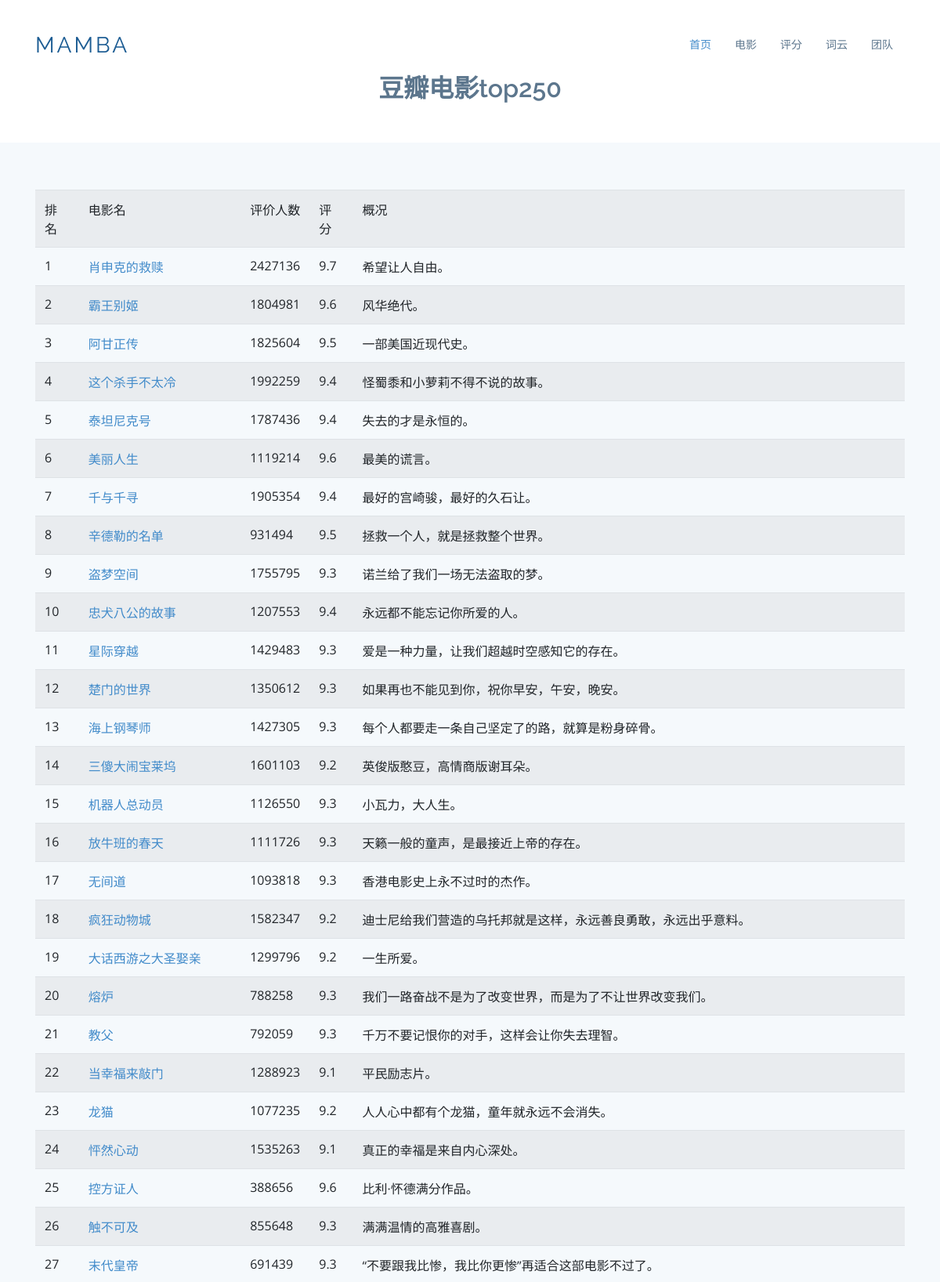
The page /movie (upper part) on the database its author committed.
### tables this page shows
CREATE TABLE movie250 (
            id integer primary key autoincrement,
            info_link text,
            filmName varchar,
            img_link text,
            describe text,
            evaluators varchar,
            score numeric
        );

### app.py (the view)
@app.route('/movie')
def movie():
    datalist = []
    con = sqlite3.connect("movie.db")
    cur = con.cursor()
    sql = "select * from movie250"
    data = cur.execute(sql)
    for item in data:
        datalist.append(item)
    cur.close()
    con.close()
    return render_template("movie.html", movies=datalist)

### templates/movie.html (shortened to what this page needs)
﻿<!DOCTYPE html>
<html lang="en">
<head>
    <link href="static/assets/vendor/bootstrap/css/bootstrap.min.css" rel="stylesheet">
    <link href="static/assets/vendor/icofont/icofont.min.css" rel="stylesheet">
    <link href="static/assets/vendor/boxicons/css/boxicons.min.css" rel="stylesheet">
    <link href="static/assets/vendor/animate.css/animate.min.css" rel="stylesheet">
    <link href="static/assets/vendor/venobox/venobox.css" rel="stylesheet">
    <link href="static/assets/vendor/aos/aos.css" rel="stylesheet">
    <link href="static/assets/css/style.css" rel="stylesheet">
</head>
<body>
<header id="header">
    <div class="container">
        <div class="logo float-left">
            <h1 class="text-light"><a href="index"><span>Mamba</span></a></h1>
        </div>
        <nav class="nav-menu float-right d-none d-lg-block">
            <ul>
                <li class="active"><a href="/index">首页</a></li>
                <li><a href="/movie">电影</a></li>
                <li><a href="/score">评分</a></li>
                <li><a href="/word">词云</a></li>
                <li><a href="/team">团队</a></li>
            </ul>
        </nav>
    </div>
</header>
<main id="main">
    <div class="section-title">
        <h2>豆瓣电影top250</h2>
    </div>
    <section class="counts section-bg">
        <div class="container">
            <table class="table table-striped">
                <tr>
                    <td>排名</td>
                    <td>电影名</td>
                    <td>评价人数</td>
                    <td>评分</td>
                    <td>概况</td>
                </tr>
                {% for movie in movies %}
                    <tr>
                        <td>{{ movie[0] }}</td>
                        <td><a href="{{ movie[1] }}" target = "_blank">{{ movie[2] }}</a></td>
                        <td>{{ movie[5] }}</td>
                        <td>{{ movie[6] }}</td>
                        <td>{{ movie[4] }}</td>
                    </tr>
                {% endfor %}
            </table>
        </div>
    </section>
</main>
</body>
</html>

### static/assets/css/style.css (style rules this page uses)
body { font-family: "Open Sans", sans-serif; color: #444; }
a { color: #428bca; }
h1, h2, h3, h4, h5, h6, .font-primary { font-family: "Raleway", sans-serif; }
#header { height: 70px; transition: all 0.5s; transition: all 0.5s; padding: 10px 0; background: #fff; z-index: 997; }
#header .logo h1 { font-size: 28px; margin: 0; padding: 10px 0; line-height: 1; font-weight: 400; letter-spacing: 3px; text-transform: uppercase; }
#header .logo h1 a, #header .logo h1 a:hover { color: #1c5c93; text-decoration: none; }
.nav-menu, .nav-menu * { margin: 0; padding: 0; list-style: none; }
.nav-menu > ul > li { position: relative; white-space: nowrap; float: left; }
.nav-menu a { display: block; position: relative; color: #5c768d; padding: 12px 15px; transition: 0.3s; font-size: 14px; font-family: "Open Sans", sans-serif; }
.nav-menu a:hover, .nav-menu .active > a, .nav-menu li:hover > a { color: #428bca; text-decoration: none; }
.mobile-nav { position: fixed; top: 0; bottom: 0; z-index: 9999; overflow-y: auto; left: -260px; width: 260px; padding-top: 18px; background: #1f3548; transition: 0.4s; }
.mobile-nav * { margin: 0; padding: 0; list-style: none; }
.mobile-nav a { display: block; position: relative; color: #e3f0fc; padding: 10px 20px; font-weight: 500; }
.mobile-nav a:hover, .mobile-nav .active > a, .mobile-nav li:hover > a { color: #9eccf4; text-decoration: none; }
section { padding: 60px 0; }
.section-bg { background-color: #f5f9fc; }
.section-title { text-align: center; padding-bottom: 30px; }
.section-title h2 { font-size: 32px; font-weight: 600; margin-bottom: 20px; padding-bottom: 0; color: #5c768d; }
.counts { padding-bottom: 30px; }

### rows shown on the page
movie250: id "1", filmName "肖申克的救赎", evaluators "2427136", score "9.7", describe "希望让人自由。"
movie250: id "2", filmName "霸王别姬", evaluators "1804981", score "9.6", describe "风华绝代。"
movie250: id "3", filmName "阿甘正传", evaluators "1825604", score "9.5", describe "一部美国近现代史。"
movie250: id "4", filmName "这个杀手不太冷", evaluators "1992259", score "9.4", describe "怪蜀黍和小萝莉不得不说的故事。"
movie250: id "5", filmName "泰坦尼克号", evaluators "1787436", score "9.4", describe "失去的才是永恒的。"
movie250: id "6", filmName "美丽人生", evaluators "1119214", score "9.6", describe "最美的谎言。"
movie250: id "7", filmName "千与千寻", evaluators "1905354", score "9.4", describe "最好的宫崎骏，最好的久石让。"
movie250: id "8", filmName "辛德勒的名单", evaluators "931494", score "9.5", describe "拯救一个人，就是拯救整个世界。"
movie250: id "9", filmName "盗梦空间", evaluators "1755795", score "9.3", describe "诺兰给了我们一场无法盗取的梦。"
movie250: id "10", filmName "忠犬八公的故事", evaluators "1207553", score "9.4", describe "永远都不能忘记你所爱的人。"
movie250: id "11", filmName "星际穿越", evaluators "1429483", score "9.3", describe "爱是一种力量，让我们超越时空感知它的存在。"
movie250: id "12", filmName "楚门的世界", evaluators "1350612", score "9.3", describe "如果再也不能见到你，祝你早安，午安，晚安。"
movie250: id "13", filmName "海上钢琴师", evaluators "1427305", score "9.3", describe "每个人都要走一条自己坚定了的路，就算是粉身碎骨。"
movie250: id "14", filmName "三傻大闹宝莱坞", evaluators "1601103", score "9.2", describe "英俊版憨豆，高情商版谢耳朵。"
movie250: id "15", filmName "机器人总动员", evaluators "1126550", score "9.3", describe "小瓦力，大人生。"
movie250: id "16", filmName "放牛班的春天", evaluators "1111726", score "9.3", describe "天籁一般的童声，是最接近上帝的存在。"
movie250: id "17", filmName "无间道", evaluators "1093818", score "9.3", describe "香港电影史上永不过时的杰作。"
movie250: id "18", filmName "疯狂动物城", evaluators "1582347", score "9.2", describe "迪士尼给我们营造的乌托邦就是这样，永远善良勇敢，永远出乎意料。"
movie250: id "19", filmName "大话西游之大圣娶亲", evaluators "1299796", score "9.2", describe "一生所爱。"
movie250: id "20", filmName "熔炉", evaluators "788258", score "9.3", describe "我们一路奋战不是为了改变世界，而是为了不让世界改变我们。"
movie250: id "21", filmName "教父", evaluators "792059", score "9.3", describe "千万不要记恨你的对手，这样会让你失去理智。"
movie250: id "22", filmName "当幸福来敲门", evaluators "1288923", score "9.1", describe "平民励志片。"
movie250: id "23", filmName "龙猫", evaluators "1077235", score "9.2", describe "人人心中都有个龙猫，童年就永远不会消失。"
movie250: id "24", filmName "怦然心动", evaluators "1535263", score "9.1", describe "真正的幸福是来自内心深处。"
movie250: id "25", filmName "控方证人", evaluators "388656", score "9.6", describe "比利·怀德满分作品。"
movie250: id "26", filmName "触不可及", evaluators "855648", score "9.3", describe "满满温情的高雅喜剧。"
movie250: id "27", filmName "末代皇帝", evaluators "691439", score "9.3", describe "“不要跟我比惨，我比你更惨”再适合这部电影不过了。"
